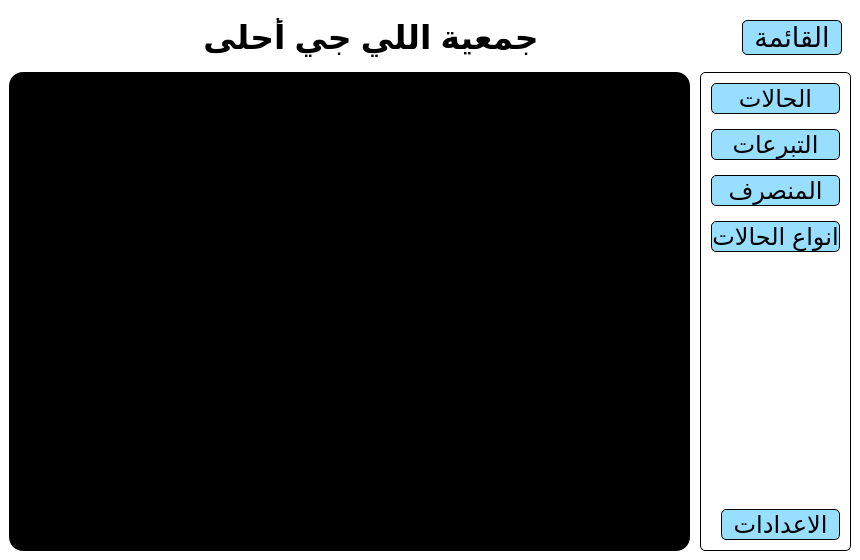
<?xml version="1.0" encoding="UTF-8"?>
<ui version="4.0">
 <class>MainWindow</class>
 <widget class="QMainWindow" name="MainWindow">
  <property name="geometry">
   <rect>
    <x>0</x>
    <y>0</y>
    <width>860</width>
    <height>560</height>
   </rect>
  </property>
  <property name="windowTitle">
   <string>MainWindow</string>
  </property>
  <property name="styleSheet">
   <string notr="true">*{
	border: none;
	background-color: #FFFFFF;
	color: #000000;
}

QLabel{
	color: #000000;
}

QPushButton{
	background-color: #97DEFF;
	border-radius: 5px;
	border: 1px solid;

 }

QPushButton:pressed{
	background-color: #AA77FF;
	border: 4px solid;
}

QPushButton:hover{
	background-color: #62CDFF;
}

#sideMenuFrame{
	border: 1px solid;
	border-radius: 5px;
}
#mainBodyFrame{
	background-color: #000000;
	margin-right: 10px;
	border-radius: 14px;
}</string>
  </property>
  <widget class="QWidget" name="centralwidget">
   <property name="layoutDirection">
    <enum>Qt::LeftToRight</enum>
   </property>
   <property name="styleSheet">
    <string notr="true"/>
   </property>
   <property name="locale">
    <locale language="Arabic" country="Egypt"/>
   </property>
   <layout class="QVBoxLayout" name="verticalLayout">
    <item alignment="Qt::AlignTop">
     <widget class="QFrame" name="header">
      <property name="frameShape">
       <enum>QFrame::StyledPanel</enum>
      </property>
      <property name="frameShadow">
       <enum>QFrame::Raised</enum>
      </property>
      <layout class="QHBoxLayout" name="horizontalLayout">
       <property name="spacing">
        <number>0</number>
       </property>
       <property name="leftMargin">
        <number>0</number>
       </property>
       <property name="topMargin">
        <number>0</number>
       </property>
       <property name="rightMargin">
        <number>0</number>
       </property>
       <property name="bottomMargin">
        <number>0</number>
       </property>
       <item>
        <widget class="QFrame" name="titleFrame">
         <property name="frameShape">
          <enum>QFrame::StyledPanel</enum>
         </property>
         <property name="frameShadow">
          <enum>QFrame::Raised</enum>
         </property>
         <layout class="QHBoxLayout" name="horizontalLayout_4">
          <item>
           <widget class="QLabel" name="titleLabel">
            <property name="sizePolicy">
             <sizepolicy hsizetype="Expanding" vsizetype="Preferred">
              <horstretch>0</horstretch>
              <verstretch>0</verstretch>
             </sizepolicy>
            </property>
            <property name="font">
             <font>
              <pointsize>25</pointsize>
              <weight>75</weight>
              <bold>true</bold>
             </font>
            </property>
            <property name="text">
             <string>جمعية اللي جي أحلى</string>
            </property>
            <property name="alignment">
             <set>Qt::AlignCenter</set>
            </property>
           </widget>
          </item>
         </layout>
        </widget>
       </item>
       <item alignment="Qt::AlignRight|Qt::AlignVCenter">
        <widget class="QFrame" name="menuFrame">
         <property name="frameShape">
          <enum>QFrame::StyledPanel</enum>
         </property>
         <property name="frameShadow">
          <enum>QFrame::Raised</enum>
         </property>
         <layout class="QVBoxLayout" name="verticalLayout_3">
          <item>
           <widget class="QPushButton" name="menuButton">
            <property name="sizePolicy">
             <sizepolicy hsizetype="Expanding" vsizetype="Fixed">
              <horstretch>0</horstretch>
              <verstretch>0</verstretch>
             </sizepolicy>
            </property>
            <property name="minimumSize">
             <size>
              <width>100</width>
              <height>0</height>
             </size>
            </property>
            <property name="maximumSize">
             <size>
              <width>100</width>
              <height>16777215</height>
             </size>
            </property>
            <property name="font">
             <font>
              <family>Arial</family>
              <pointsize>20</pointsize>
             </font>
            </property>
            <property name="cursor">
             <cursorShape>OpenHandCursor</cursorShape>
            </property>
            <property name="layoutDirection">
             <enum>Qt::LeftToRight</enum>
            </property>
            <property name="text">
             <string>القائمة</string>
            </property>
            <property name="icon">
             <iconset resource="../assets/resources.qrc">
              <normaloff>:/icons/icons/menu.png</normaloff>:/icons/icons/menu.png</iconset>
            </property>
            <property name="iconSize">
             <size>
              <width>16</width>
              <height>16</height>
             </size>
            </property>
           </widget>
          </item>
         </layout>
        </widget>
       </item>
      </layout>
     </widget>
    </item>
    <item>
     <widget class="QFrame" name="appFrame">
      <property name="sizePolicy">
       <sizepolicy hsizetype="Preferred" vsizetype="Expanding">
        <horstretch>0</horstretch>
        <verstretch>0</verstretch>
       </sizepolicy>
      </property>
      <property name="frameShape">
       <enum>QFrame::StyledPanel</enum>
      </property>
      <property name="frameShadow">
       <enum>QFrame::Raised</enum>
      </property>
      <layout class="QHBoxLayout" name="horizontalLayout_2">
       <property name="spacing">
        <number>0</number>
       </property>
       <property name="leftMargin">
        <number>0</number>
       </property>
       <property name="topMargin">
        <number>0</number>
       </property>
       <property name="rightMargin">
        <number>0</number>
       </property>
       <property name="bottomMargin">
        <number>0</number>
       </property>
       <item>
        <widget class="QFrame" name="mainBodyFrame">
         <property name="sizePolicy">
          <sizepolicy hsizetype="Expanding" vsizetype="Expanding">
           <horstretch>0</horstretch>
           <verstretch>0</verstretch>
          </sizepolicy>
         </property>
         <property name="frameShape">
          <enum>QFrame::StyledPanel</enum>
         </property>
         <property name="frameShadow">
          <enum>QFrame::Raised</enum>
         </property>
        </widget>
       </item>
       <item alignment="Qt::AlignVCenter">
        <widget class="QCustomSlideMenu" name="sideMenuFrame">
         <property name="sizePolicy">
          <sizepolicy hsizetype="Preferred" vsizetype="Expanding">
           <horstretch>0</horstretch>
           <verstretch>0</verstretch>
          </sizepolicy>
         </property>
         <property name="font">
          <font>
           <family>Arial</family>
           <pointsize>18</pointsize>
          </font>
         </property>
         <property name="frameShape">
          <enum>QFrame::StyledPanel</enum>
         </property>
         <property name="frameShadow">
          <enum>QFrame::Raised</enum>
         </property>
         <layout class="QVBoxLayout" name="verticalLayout_2">
          <property name="spacing">
           <number>15</number>
          </property>
          <property name="leftMargin">
           <number>10</number>
          </property>
          <property name="topMargin">
           <number>10</number>
          </property>
          <property name="rightMargin">
           <number>10</number>
          </property>
          <property name="bottomMargin">
           <number>10</number>
          </property>
          <item>
           <widget class="QPushButton" name="casesButton">
            <property name="maximumSize">
             <size>
              <width>16777215</width>
              <height>16777215</height>
             </size>
            </property>
            <property name="font">
             <font>
              <family>Arial</family>
              <pointsize>18</pointsize>
             </font>
            </property>
            <property name="cursor">
             <cursorShape>OpenHandCursor</cursorShape>
            </property>
            <property name="locale">
             <locale language="Arabic" country="Egypt"/>
            </property>
            <property name="text">
             <string>الحالات</string>
            </property>
            <property name="icon">
             <iconset resource="../assets/resources.qrc">
              <normaloff>:/icons/icons/case.png</normaloff>:/icons/icons/case.png</iconset>
            </property>
           </widget>
          </item>
          <item>
           <widget class="QPushButton" name="donationsButton">
            <property name="font">
             <font>
              <family>Arial</family>
              <pointsize>18</pointsize>
             </font>
            </property>
            <property name="cursor">
             <cursorShape>OpenHandCursor</cursorShape>
            </property>
            <property name="text">
             <string>التبرعات</string>
            </property>
            <property name="icon">
             <iconset resource="../assets/resources.qrc">
              <normaloff>:/icons/icons/donation.png</normaloff>:/icons/icons/donation.png</iconset>
            </property>
           </widget>
          </item>
          <item>
           <widget class="QPushButton" name="invoicesButton">
            <property name="font">
             <font>
              <family>Arial</family>
              <pointsize>18</pointsize>
             </font>
            </property>
            <property name="cursor">
             <cursorShape>OpenHandCursor</cursorShape>
            </property>
            <property name="text">
             <string>المنصرف</string>
            </property>
            <property name="icon">
             <iconset resource="../assets/resources.qrc">
              <normaloff>:/icons/icons/money.png</normaloff>:/icons/icons/money.png</iconset>
            </property>
           </widget>
          </item>
          <item>
           <widget class="QPushButton" name="casesTypesButton">
            <property name="font">
             <font>
              <family>Arial</family>
              <pointsize>18</pointsize>
             </font>
            </property>
            <property name="cursor">
             <cursorShape>OpenHandCursor</cursorShape>
            </property>
            <property name="text">
             <string>انواع الحالات</string>
            </property>
            <property name="icon">
             <iconset resource="../assets/resources.qrc">
              <normaloff>:/icons/icons/types.png</normaloff>:/icons/icons/types.png</iconset>
            </property>
           </widget>
          </item>
          <item>
           <spacer name="verticalSpacer">
            <property name="orientation">
             <enum>Qt::Vertical</enum>
            </property>
            <property name="sizeType">
             <enum>QSizePolicy::Expanding</enum>
            </property>
            <property name="sizeHint" stdset="0">
             <size>
              <width>20</width>
              <height>2000</height>
             </size>
            </property>
           </spacer>
          </item>
          <item alignment="Qt::AlignBottom">
           <widget class="QFrame" name="settingsFrame">
            <property name="sizePolicy">
             <sizepolicy hsizetype="Preferred" vsizetype="Expanding">
              <horstretch>0</horstretch>
              <verstretch>0</verstretch>
             </sizepolicy>
            </property>
            <property name="cursor">
             <cursorShape>ArrowCursor</cursorShape>
            </property>
            <property name="frameShape">
             <enum>QFrame::StyledPanel</enum>
            </property>
            <property name="frameShadow">
             <enum>QFrame::Raised</enum>
            </property>
            <layout class="QVBoxLayout" name="verticalLayout_4">
             <property name="spacing">
              <number>0</number>
             </property>
             <property name="leftMargin">
              <number>10</number>
             </property>
             <property name="topMargin">
              <number>0</number>
             </property>
             <property name="rightMargin">
              <number>0</number>
             </property>
             <property name="bottomMargin">
              <number>0</number>
             </property>
             <item>
              <widget class="QPushButton" name="settingsButton">
               <property name="enabled">
                <bool>true</bool>
               </property>
               <property name="font">
                <font>
                 <family>Arial</family>
                 <pointsize>18</pointsize>
                </font>
               </property>
               <property name="cursor">
                <cursorShape>OpenHandCursor</cursorShape>
               </property>
               <property name="text">
                <string>الاعدادات</string>
               </property>
               <property name="icon">
                <iconset resource="../assets/resources.qrc">
                 <normaloff>:/icons/icons/settings.png</normaloff>:/icons/icons/settings.png</iconset>
               </property>
              </widget>
             </item>
            </layout>
           </widget>
          </item>
         </layout>
        </widget>
       </item>
      </layout>
     </widget>
    </item>
   </layout>
  </widget>
 </widget>
 <customwidgets>
  <customwidget>
   <class>QCustomSlideMenu</class>
   <extends>QFrame</extends>
   <header>Custom_Widgets.Widgets.h</header>
   <container>1</container>
  </customwidget>
 </customwidgets>
 <resources>
  <include location="../assets/resources.qrc"/>
 </resources>
 <connections/>
</ui>
